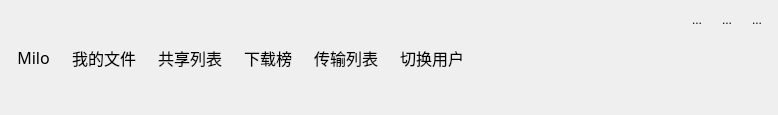
<?xml version="1.0" encoding="UTF-8"?>
<ui version="4.0">
 <class>ButtonGroup</class>
 <widget class="QWidget" name="ButtonGroup">
  <property name="geometry">
   <rect>
    <x>0</x>
    <y>0</y>
    <width>778</width>
    <height>115</height>
   </rect>
  </property>
  <property name="sizePolicy">
   <sizepolicy hsizetype="Preferred" vsizetype="Preferred">
    <horstretch>0</horstretch>
    <verstretch>0</verstretch>
   </sizepolicy>
  </property>
  <property name="maximumSize">
   <size>
    <width>16777215</width>
    <height>115</height>
   </size>
  </property>
  <property name="windowTitle">
   <string>Form</string>
  </property>
  <layout class="QHBoxLayout" name="horizontalLayout_3">
   <property name="leftMargin">
    <number>9</number>
   </property>
   <property name="topMargin">
    <number>9</number>
   </property>
   <property name="rightMargin">
    <number>9</number>
   </property>
   <property name="bottomMargin">
    <number>9</number>
   </property>
   <item>
    <widget class="QWidget" name="btns_wg" native="true">
     <layout class="QHBoxLayout" name="horizontalLayout">
      <property name="leftMargin">
       <number>0</number>
      </property>
      <property name="topMargin">
       <number>0</number>
      </property>
      <property name="rightMargin">
       <number>0</number>
      </property>
      <property name="bottomMargin">
       <number>0</number>
      </property>
      <item>
       <widget class="QToolButton" name="login_usr">
        <property name="font">
         <font>
          <family>华文琥珀</family>
          <pointsize>12</pointsize>
         </font>
        </property>
        <property name="text">
         <string>Milo</string>
        </property>
        <property name="icon">
         <iconset resource="resource.qrc">
          <normaloff>:/images/title_user.png</normaloff>:/images/title_user.png</iconset>
        </property>
        <property name="iconSize">
         <size>
          <width>70</width>
          <height>70</height>
         </size>
        </property>
        <property name="toolButtonStyle">
         <enum>Qt::ToolButtonTextUnderIcon</enum>
        </property>
        <property name="autoRaise">
         <bool>true</bool>
        </property>
       </widget>
      </item>
      <item>
       <widget class="QToolButton" name="myfile">
        <property name="font">
         <font>
          <family>华文琥珀</family>
          <pointsize>12</pointsize>
         </font>
        </property>
        <property name="text">
         <string>我的文件</string>
        </property>
        <property name="icon">
         <iconset resource="resource.qrc">
          <normaloff>:/images/title_file.png</normaloff>:/images/title_file.png</iconset>
        </property>
        <property name="iconSize">
         <size>
          <width>50</width>
          <height>50</height>
         </size>
        </property>
        <property name="toolButtonStyle">
         <enum>Qt::ToolButtonTextUnderIcon</enum>
        </property>
        <property name="autoRaise">
         <bool>true</bool>
        </property>
       </widget>
      </item>
      <item>
       <widget class="QToolButton" name="sharelist">
        <property name="font">
         <font>
          <family>华文琥珀</family>
          <pointsize>12</pointsize>
         </font>
        </property>
        <property name="text">
         <string>共享列表</string>
        </property>
        <property name="icon">
         <iconset resource="resource.qrc">
          <normaloff>:/images/title_share.png</normaloff>:/images/title_share.png</iconset>
        </property>
        <property name="iconSize">
         <size>
          <width>50</width>
          <height>50</height>
         </size>
        </property>
        <property name="toolButtonStyle">
         <enum>Qt::ToolButtonTextUnderIcon</enum>
        </property>
        <property name="autoRaise">
         <bool>true</bool>
        </property>
       </widget>
      </item>
      <item>
       <widget class="QToolButton" name="download">
        <property name="font">
         <font>
          <family>华文琥珀</family>
          <pointsize>12</pointsize>
         </font>
        </property>
        <property name="text">
         <string>下载榜</string>
        </property>
        <property name="icon">
         <iconset resource="resource.qrc">
          <normaloff>:/images/title_hot.png</normaloff>:/images/title_hot.png</iconset>
        </property>
        <property name="iconSize">
         <size>
          <width>50</width>
          <height>50</height>
         </size>
        </property>
        <property name="toolButtonStyle">
         <enum>Qt::ToolButtonTextUnderIcon</enum>
        </property>
        <property name="autoRaise">
         <bool>true</bool>
        </property>
       </widget>
      </item>
      <item>
       <widget class="QToolButton" name="transform">
        <property name="font">
         <font>
          <family>华文琥珀</family>
          <pointsize>12</pointsize>
         </font>
        </property>
        <property name="text">
         <string>传输列表</string>
        </property>
        <property name="icon">
         <iconset resource="resource.qrc">
          <normaloff>:/images/title_data.png</normaloff>:/images/title_data.png</iconset>
        </property>
        <property name="iconSize">
         <size>
          <width>50</width>
          <height>50</height>
         </size>
        </property>
        <property name="toolButtonStyle">
         <enum>Qt::ToolButtonTextUnderIcon</enum>
        </property>
        <property name="autoRaise">
         <bool>true</bool>
        </property>
       </widget>
      </item>
      <item>
       <widget class="QToolButton" name="switchuser">
        <property name="font">
         <font>
          <family>华文琥珀</family>
          <pointsize>12</pointsize>
         </font>
        </property>
        <property name="text">
         <string>切换用户</string>
        </property>
        <property name="icon">
         <iconset resource="resource.qrc">
          <normaloff>:/images/title_change.png</normaloff>:/images/title_change.png</iconset>
        </property>
        <property name="iconSize">
         <size>
          <width>50</width>
          <height>50</height>
         </size>
        </property>
        <property name="toolButtonStyle">
         <enum>Qt::ToolButtonTextUnderIcon</enum>
        </property>
        <property name="autoRaise">
         <bool>true</bool>
        </property>
       </widget>
      </item>
     </layout>
    </widget>
   </item>
   <item>
    <spacer name="horizontalSpacer_2">
     <property name="orientation">
      <enum>Qt::Horizontal</enum>
     </property>
     <property name="sizeHint" stdset="0">
      <size>
       <width>40</width>
       <height>20</height>
      </size>
     </property>
    </spacer>
   </item>
   <item>
    <widget class="QWidget" name="widget_2" native="true">
     <layout class="QVBoxLayout" name="verticalLayout">
      <property name="spacing">
       <number>0</number>
      </property>
      <property name="leftMargin">
       <number>0</number>
      </property>
      <property name="topMargin">
       <number>0</number>
      </property>
      <property name="rightMargin">
       <number>0</number>
      </property>
      <property name="bottomMargin">
       <number>0</number>
      </property>
      <item>
       <widget class="QWidget" name="widget_3" native="true">
        <layout class="QHBoxLayout" name="horizontalLayout_2">
         <property name="leftMargin">
          <number>0</number>
         </property>
         <property name="topMargin">
          <number>0</number>
         </property>
         <property name="rightMargin">
          <number>0</number>
         </property>
         <property name="bottomMargin">
          <number>0</number>
         </property>
         <item>
          <spacer name="horizontalSpacer">
           <property name="orientation">
            <enum>Qt::Horizontal</enum>
           </property>
           <property name="sizeHint" stdset="0">
            <size>
             <width>40</width>
             <height>20</height>
            </size>
           </property>
          </spacer>
         </item>
         <item>
          <widget class="QToolButton" name="min">
           <property name="text">
            <string>...</string>
           </property>
           <property name="icon">
            <iconset resource="resource.qrc">
             <normaloff>:/images/title_min.png</normaloff>:/images/title_min.png</iconset>
           </property>
           <property name="iconSize">
            <size>
             <width>30</width>
             <height>30</height>
            </size>
           </property>
           <property name="autoRaise">
            <bool>true</bool>
           </property>
          </widget>
         </item>
         <item>
          <widget class="QToolButton" name="max">
           <property name="text">
            <string>...</string>
           </property>
           <property name="icon">
            <iconset resource="resource.qrc">
             <normaloff>:/images/title_max.png</normaloff>:/images/title_max.png</iconset>
           </property>
           <property name="iconSize">
            <size>
             <width>30</width>
             <height>30</height>
            </size>
           </property>
           <property name="autoRaise">
            <bool>true</bool>
           </property>
          </widget>
         </item>
         <item>
          <widget class="QToolButton" name="close">
           <property name="text">
            <string>...</string>
           </property>
           <property name="icon">
            <iconset resource="resource.qrc">
             <normaloff>:/images/title_close.png</normaloff>:/images/title_close.png</iconset>
           </property>
           <property name="iconSize">
            <size>
             <width>30</width>
             <height>30</height>
            </size>
           </property>
           <property name="autoRaise">
            <bool>true</bool>
           </property>
          </widget>
         </item>
        </layout>
       </widget>
      </item>
      <item>
       <spacer name="verticalSpacer">
        <property name="orientation">
         <enum>Qt::Vertical</enum>
        </property>
        <property name="sizeHint" stdset="0">
         <size>
          <width>20</width>
          <height>75</height>
         </size>
        </property>
       </spacer>
      </item>
     </layout>
    </widget>
   </item>
  </layout>
 </widget>
 <resources>
  <include location="resource.qrc"/>
 </resources>
 <connections/>
</ui>
